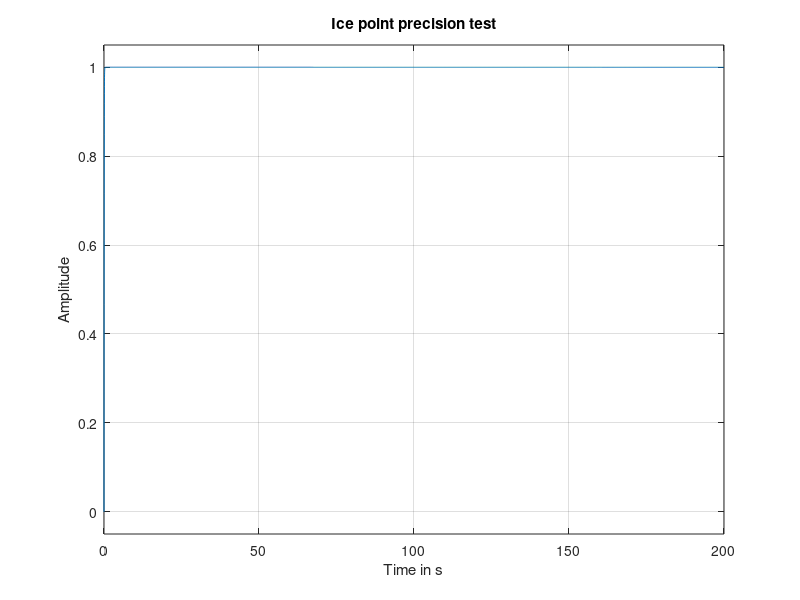

MATLAB code for this plot:
clear variables, close all, clc, format compact
time=(0:1:80)';

tau=7.75
Ti=23
Tf=380
temp=Ti*exp(-time/tau)+Tf*(1-exp(-time/tau))
SYS1=tf([23 23*.0147504],[1 0.01130861 0])
SYS2=tf([184 30],[8 1 0])

step(feedback(SYS1,1))
title('Ice point precision test')
ylabel('Amplitude')
xlabel('Time in s')
hold on
plot(time,temp)